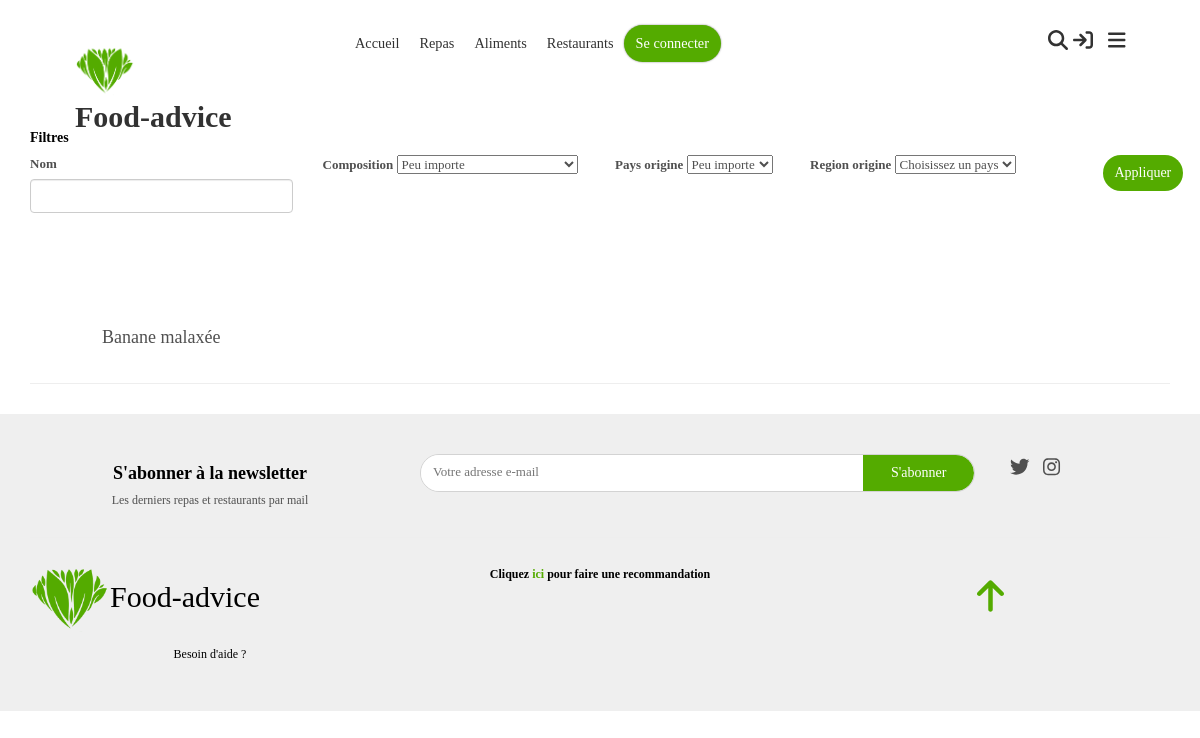
Before: /repas/ with the older database file.
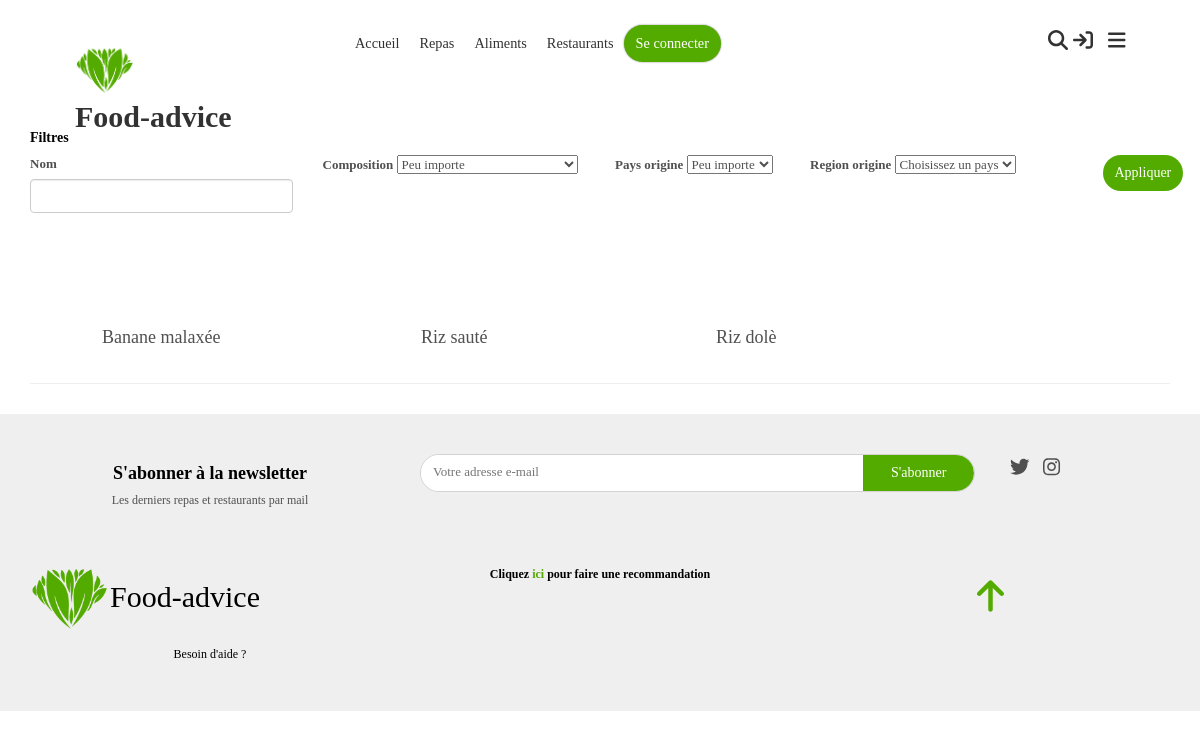
After: the same page with the newer database file.
### app/models.py (models this page shows, shortened)
class Evaluable(Commentable):
    class Meta:
        abstract = True

class Repas(Evaluable):
    image = models.FileField(upload_to="static/images/repas/", validators=[FileExtensionValidator(allowed_extensions=IMAGE_EXTENSIONS)])
    momentJournee = models.IntegerField(choices=MOMENTS_JOURNEE, null=True, blank = True, verbose_name="Moment de la journée", help_text="Moment habituel de consommation de ce repas")
    origine = models.ForeignKey(OrigineRepas, models.CASCADE, null=True)

### app/views_foods.py (the view)
# urls.py: path("" , views_foods.list, name="foods-list"),
def list(request):
    paysOrigines = []
    originesRepas = OrigineRepas.objects.order_by("pays")
    for origineRepas in originesRepas:
        if not paysOrigines.__contains__(origineRepas.pays):
            paysOrigines.append(origineRepas.pays)
    return render(request, template_name="food/liste.html", context={
        "repass": Repas.objects.filter(approuve=True),
        "originesRepas": originesRepas,
        "paysOrigines": paysOrigines
    })

### app/custom_tags_filters.py (called while the page is built)
@register.simple_tag
def css(filePath):
    return mark_safe('<link rel="stylesheet" type="text/css" href="'+settings.STATIC_URL+filePath+'"/>')

@register.simple_tag
def js(filePath):
    return mark_safe('<script type="text/javascript" src="'+settings.STATIC_URL+filePath+'"></script>')

### app/user_session.py (called while the page is built)
def isUserConnected(session):
    return session.__contains__("user_id")

def getUser(session):
    if isUserConnected(session):
        try:
            return Contributeur.objects.get(id=session["user_id"])
        except Contributeur.DoesNotExist:
            disconnectUser(session)
            return None
    else:
        return None

### context_processors.py (called while the page is built)
def globals(request):
    return {
        'appUser':getUser(request.session)
    }

### templates/food/liste.html (shortened to what this page needs)
{% extends 'base.html' %}
{% block body %}
<div class="container mt-2" id="list">
    <h5 class="title">Filtres</h5>
    <div id="filtres" class="row">
        <div class="col-12 col-md-3">
            <label>Nom </label>
            <input type="text" id="filtre-nom"class="form-control" value="{{nom}}">
        </div>
        <div class="col-12 col-md-3">
            <label>Composition</label>
            <select id="filtre-composition" class="form-select">
                <option value="">Peu importe</option>
            </select>
        </div>
        <div class="col-12 col-md-2">
            <label>Pays origine</label>
            <select id="filtre-pays-origine" class="form-select">
                <option value="">Peu importe</option>
            </select>
        </div>
        <div class="col-12 col-md-3">
            <label>Region origine</label>
            <select id="filtre-region-origine" class="form-select">
                <option value="">Choisissez un pays</option>
            </select>
        </div>
        <div class="col-12 col-md-1 d-flex align-items-end">
            <button class="btn btn-primary" onclick="filter()">Appliquer</button>
        </div>
    </div>
    <div id="repass">
        {% include "load/foods.html" with repass=repass %}
    </div>
    <hr>
</div>
{% endblock %}

### templates/macros/_food-little-presentation.html (shortened to what this page needs)
<a href="{% url 'show-food' repas.id %}" class="col-4 col-md-3 food food-little-presentation text-center" data-aos="zoom-in">
    <div class="image-div">
    </div>
    <h4 class="food-title">{{ repas.nom }}</h4>
</a>

Changed rows visible on the page:
added Repas: nom "Riz sauté"
added Repas: nom "Riz dolè"
